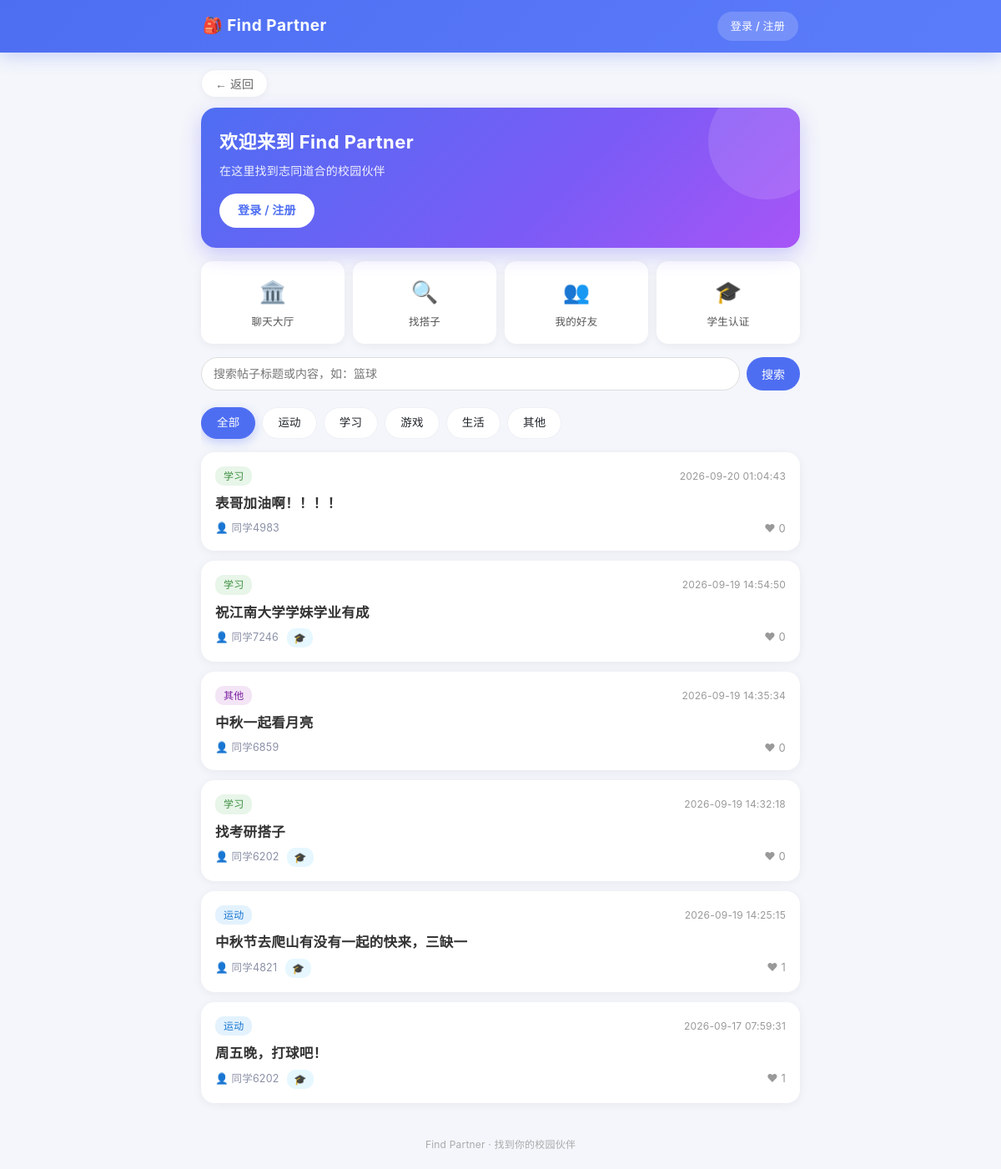
The page / on the database its author committed.
### tables this page shows
CREATE TABLE posts (
            id INTEGER PRIMARY KEY AUTOINCREMENT,
            user_id INTEGER NOT NULL,
            title TEXT NOT NULL,
            category TEXT NOT NULL,
            content TEXT NOT NULL,
            contact TEXT NOT NULL,
            create_time DATETIME DEFAULT CURRENT_TIMESTAMP,
            status TINYINT DEFAULT 1,
            FOREIGN KEY (user_id) REFERENCES users(id)
        );

CREATE TABLE users (
            id INTEGER PRIMARY KEY AUTOINCREMENT,
            phone TEXT UNIQUE NOT NULL,
            password_hash TEXT NOT NULL,
            nickname TEXT,
            create_time DATETIME DEFAULT CURRENT_TIMESTAMP
        , credit INTEGER DEFAULT 100, age INTEGER, gender TEXT, interests TEXT, bio TEXT, avatar TEXT, contact_public INTEGER DEFAULT 1, level INTEGER DEFAULT 1, exp INTEGER DEFAULT 0, student_verified INTEGER DEFAULT 0, school TEXT, student_id TEXT, real_name TEXT, last_active DATETIME, show_online INTEGER DEFAULT 1, show_school INTEGER DEFAULT 1);

### app.py (the view)
@app.route('/')
def index():
    category = request.args.get('category', '')
    q = request.args.get('q', '').strip()
    conn = get_conn()
    c = conn.cursor()
    sql = '''
        SELECT p.id, p.title, p.category, p.create_time,
               u.nickname, u.age, u.credit, u.avatar, u.student_verified,
               (SELECT COUNT(*) FROM likes l WHERE l.post_id = p.id) AS like_count
        FROM posts p JOIN users u ON p.user_id = u.id
        WHERE p.status = 1
    '''
    params = []
    if category and category != '全部':
        sql += ' AND p.category = ?'
        params.append(category)
    if q:
        sql += ' AND (p.title LIKE ? OR p.content LIKE ? OR p.category LIKE ?)'
        params += ['%' + q + '%', '%' + q + '%', '%' + q + '%']
    if 'user_id' in session:
        blocked = [r['blocked_id'] for r in c.execute(
            'SELECT blocked_id FROM blacklist WHERE user_id = ?', (session['user_id'],))]
        if blocked:
            sql += ' AND p.user_id NOT IN (%s)' % ','.join('?' * len(blocked))
            params += blocked
    sql += ' ORDER BY p.create_time DESC'
    posts = c.execute(sql, params).fetchall()
    conn.close()
    return render_template('index.html', posts=posts,
                           categories=['全部'] + CATEGORIES,
                           current_cat=category or '全部', q=q)

### app.py (called while the page is built, shortened)
def get_conn():
    conn = sqlite3.connect(DB_PATH)
    conn.row_factory = sqlite3.Row
    return conn

@app.before_request
def update_last_active():
    if 'user_id' in session:
        try:
            conn = get_conn()
            conn.execute('UPDATE users SET last_active = CURRENT_TIMESTAMP WHERE id = ?',
                         (session['user_id'],))
            conn.commit()
            conn.close()
        except Exception:
            pass

@app.context_processor
def inject_global_vars():
    chat_unread = 0
    return {
        'logged_in': 'user_id' in session,
        'nickname': session.get('nickname', ''),
        'avatar': session.get('avatar', ''),
        'chat_unread': chat_unread,
    }

### templates/index.html (shortened to what this page needs)
{% extends "base.html" %}
{% block content %}
<div class="hero-banner">
    <div class="hero-text">
        <h1 class="hero-title">{% if logged_in %}你好，{{ nickname }} 👋{% else %}欢迎来到 Find Partner{% endif %}</h1>
        <p class="hero-sub">在这里找到志同道合的校园伙伴</p>
    </div>
    {% if logged_in %}
    <div class="hero-actions">
        <a href="/publish" class="hero-btn">＋ 发帖</a>
        <a href="/lobby" class="hero-btn ghost">🏛️ 大厅</a>
    </div>
    {% else %}
    <div class="hero-actions">
        <a href="/login" class="hero-btn">登录 / 注册</a>
    </div>
    {% endif %}
</div>
<div class="quick-grid">
    <a href="/lobby" class="quick-card">
        <div class="quick-icon">🏛️</div>
        <div class="quick-name">聊天大厅</div>
    </a>
    <a href="/users" class="quick-card">
        <div class="quick-icon">🔍</div>
        <div class="quick-name">找搭子</div>
    </a>
    <a href="/friends" class="quick-card">
        <div class="quick-icon">👥</div>
        <div class="quick-name">我的好友</div>
    </a>
    <a href="/verify" class="quick-card">
        <div class="quick-icon">🎓</div>
        <div class="quick-name">学生认证</div>
    </a>
</div>
<form class="search-bar" method="GET" action="/">
    <input type="text" name="q" value="{{ q }}" placeholder="搜索帖子标题或内容，如：篮球">
    <button type="submit" class="search-btn">搜索</button>
</form>
<div class="category-bar">
    {% for cat in categories %}
    <a href="/?category={{ cat }}{% if q %}&q={{ q }}{% endif %}"
       class="category-tag {{ 'active' if current_cat == cat else '' }}">
        {{ cat }}
    </a>
    {% endfor %}
</div>
<div class="post-list">
    {% if posts %}
        {% for post in posts %}
        <a href="/post/{{ post.id }}" class="post-card">
            <div class="post-header">
                <span class="post-category cat-{{ post.category }}">{{ post.category }}</span>
                <span class="post-time">{{ post.create_time }}</span>
            </div>
            <h3 class="post-title">{{ post.title }}</h3>
            <div class="post-author">
                {% if post.avatar %}<img src="{{ post.avatar }}" class="mini-avatar" alt="头像">{% else %}👤{% endif %}
                {{ post.nickname }}
                {% if post.student_verified %}<span class="verified-tag">🎓</span>{% endif %}
                <span class="post-like">❤ {{ post.like_count }}</span>
            </div>
        </a>
        {% endfor %}
    {% else %}
        <div class="empty-state">
            <div class="empty-icon">📭</div>
            {% if q %}<p>没有找到和"{{ q }}"相关的帖子</p>{% else %}<p>暂无帖子，快来发布第一条吧！</p>{% endif %}
            <a href="/publish" class="btn-secondary">去发帖</a>
        </div>
    {% endif %}
</div>
{% endblock %}

### static/css/style.css (style rules this page uses)
* { margin: 0; padding: 0; box-sizing: border-box; }
body { font-family: -apple-system, BlinkMacSystemFont, "Segoe UI", "PingFang SC", "Hiragino Sans GB", "Microsoft YaHei", sans-serif; background-color: #f5f5f7; color: #333; line-height: 1.6; }
a { text-decoration: none; color: inherit; }
.category-bar { display: flex; gap: 8px; overflow-x: auto; padding: 8px 0 16px; -webkit-overflow-scrolling: touch; }
.category-tag { padding: 6px 16px; border-radius: 20px; background: white; font-size: 14px; white-space: nowrap; border: 1px solid #e0e0e0; transition: all 0.2s; }
.category-tag.active { background: #667eea; color: white; border-color: #667eea; }
.post-list { display: flex; flex-direction: column; gap: 12px; }
.post-card { background: white; border-radius: 12px; padding: 16px; box-shadow: 0 1px 3px rgba(0,0,0,0.05); transition: transform 0.15s; }
.post-header { display: flex; justify-content: space-between; align-items: center; margin-bottom: 8px; }
.post-category { font-size: 12px; padding: 2px 10px; border-radius: 10px; font-weight: 500; }
.cat-运动 { background: #e3f2fd; color: #1976d2; }
.cat-学习 { background: #e8f5e9; color: #388e3c; }
.cat-其他 { background: #f3e5f5; color: #7b1fa2; }
.post-time { font-size: 12px; color: #999; }
.post-title { font-size: 16px; font-weight: 600; margin-bottom: 6px; color: #333; }
.post-author { font-size: 13px; color: #888; }
.search-bar { display: flex; gap: 8px; margin-bottom: 12px; }
.search-bar input { flex: 1; padding: 10px 14px; border: 1px solid #ddd; border-radius: 20px; font-size: 14px; outline: none; background: white; }
.search-btn { padding: 10px 18px; border: none; border-radius: 20px; background: linear-gradient(135deg, #667eea 0%, #764ba2 100%); color: white; font-size: 14px; cursor: pointer; }
.post-like { float: right; color: #999; font-size: 13px; }
.search-btn { padding: 10px 18px; background: #4e6ef2; color: white; border: none; border-radius: 20px; font-size: 14px; cursor: pointer; }
.verified-tag { display: inline-block; background: #e6f7ff; color: #1890ff; font-size: 12px; padding: 2px 8px; border-radius: 10px; margin-left: 6px; vertical-align: middle; font-weight: normal; }
:root { --brand: #4e6ef2; --brand-deep: #3b5bdb; --bg: #f4f6fb; --card: #ffffff; --text: #1f2329; --text-sub: #8a90a6; --line: #eef0f5; --radius: 16px; --shadow: 0 2px 12px rgba(31,35,41,0.06); --shadow-hover: 0 6px 20px rgba(31,35,41,0.10); }
body { background-color: var(--bg); color: var(--text); -webkit-font-smoothing: antialiased; letter-spacing: 0.2px; }
.post-card, .my-post-card, .detail-card, .tieba-user-card, .chat-item, .auth-card, .profile-card, .publish-container { border-radius: var(--radius); box-shadow: var(--shadow); border: 1px solid rgba(255,255,255,0.8); transition: box-shadow .25s ease, transform .25s ease; }
.post-title { font-size: 16.5px; font-weight: 600; letter-spacing: 0.3px; }
.post-author { color: var(--text-sub); font-size: 12.5px; }
.category-tag { padding: 7px 18px; border-radius: 22px; background: white; border: 1px solid var(--line); font-size: 13.5px; transition: all .2s; }
.category-tag.active { background: var(--brand); color: white; border-color: var(--brand); box-shadow: 0 4px 12px rgba(78,110,242,0.3); }
.post-card, .chat-item, .tieba-user-card { animation: fadeUp .3s ease; }
.hero-banner { background: linear-gradient(135deg, #4e6ef2 0%, #7b5bf5 60%, #a855f7 100%); border-radius: 18px; padding: 24px 22px; color: white; margin-bottom: 16px; box-shadow: 0 8px 24px rgba(107,91,245,0.3); position: relative; overflow: hidden; }
.hero-banner::after { content: ''; position: absolute; right: -30px; top: -30px; width: 140px; height: 140px; background: rgba(255,255,255,0.12); border-radius: 50%; }
.hero-title { font-size: 22px; font-weight: 700; margin-bottom: 6px; letter-spacing: 0.5px; }
.hero-sub { font-size: 14px; opacity: 0.9; }
.hero-actions { margin-top: 16px; display: flex; gap: 10px; }
.hero-btn { padding: 9px 22px; border-radius: 22px; background: white; color: #4e6ef2; font-weight: 600; font-size: 14px; transition: transform .2s; }
.quick-grid { display: grid; grid-template-columns: repeat(4, 1fr); gap: 10px; margin-bottom: 16px; }
.quick-card { background: white; border-radius: 14px; padding: 16px 8px; text-align: center; box-shadow: var(--shadow); transition: all .2s; }
.quick-icon { font-size: 26px; margin-bottom: 6px; }
.quick-name { font-size: 12.5px; color: #555; font-weight: 500; }

### rows shown on the page
posts: category "学习", create_time "2026-09-20 01:04:43", title "表哥加油啊！！！！", nickname "同学4983", like_count "0"
posts: category "学习", create_time "2026-09-19 14:54:50", title "祝江南大学学妹学业有成", nickname "同学7246", like_count "0"
posts: category "其他", create_time "2026-09-19 14:35:34", title "中秋一起看月亮", nickname "同学6859", like_count "0"
posts: category "学习", create_time "2026-09-19 14:32:18", title "找考研搭子", nickname "同学6202", like_count "0"
posts: category "运动", create_time "2026-09-19 14:25:15", title "中秋节去爬山有没有一起的快来，三缺一", nickname "同学4821", like_count "1"
posts: category "运动", create_time "2026-09-17 07:59:31", title "周五晚，打球吧！", nickname "同学6202", like_count "1"

### other values the page prints
{{ cat }} "全部" "运动" "学习" "游戏" "生活" "其他"
